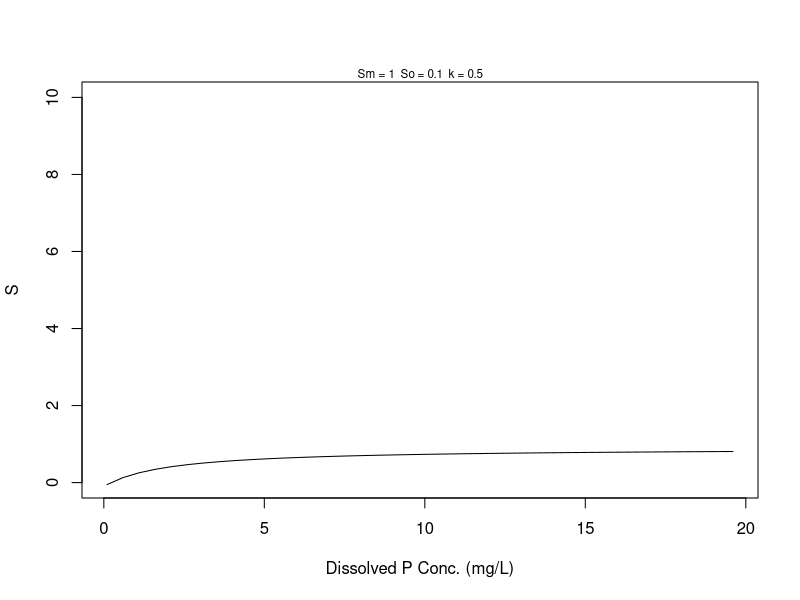

This figure's R source:
## ---- chunk 1
knitr::opts_chunk$set(echo = TRUE)
## ---- chunk 2
#########################################################
# FUNCTION: Langmuir
# half saturation equation for sediment P concentration
# as a function of dissolved P concentration determined 
# during sorption isotherm experiments with soil cores.
# INPUT: C - (mg L^-1) concentration of dissolve P in soil porewater
#        k - (L mg^-1) adsorption energy coefficient
#        Sm - (mg kg^-1) maximum soil p concentration 
#        So - (mg kg^-1) minimum soil p concentration 
# OUTPUT: S - vector
#-------------------------------------------------------
Langmuir <- function(C=0.1:100,k=0.5,Sm=1,So=0.1){
  S <- (Sm*k*C)/(1+k*C) - So
return(S)
}
head(Langmuir())

###################################################
# FUNCTION: LangmuirPlot
# half saturation equation for sediment P concentration
# as a function of dissolved P concentration determined 
# during sorption isotherm experiments with soil cores.
# INPUT: C - (mg L^-1) concentration of dissolve P in soil porewater
#        k - (L mg^-1) adsorption energy coefficient
#        Sm - (mg kg^-1) maximum soil p concentration 
#        So - (mg kg^-1) minimum soil p concentration 
# OUTPUT: ggplot of langmuir equation
#-------------------------------------------------
LangmuirPlot <- function(C=seq(0.1,20,0.5),k=0.5,Sm=1,So=0.1){
  plot(x=C,y=Langmuir(C,k,Sm,So),type="l",xlab="Dissolved P Conc. (mg/L)",ylab="S",ylim=c(0,10))
  mtext(paste("Sm =", Sm," So =",So," k =",k),cex=0.7) 
  return()
}
LangmuirPlot()

##############################################
# FUNCTION: SA_output
# Summary stats for spieces-area power function
# INPUT: vector of predicted species richness
# OUTPUT: list of max-min, coefficient of variation
#--------------------------------------------------
SA_output <- function(S=runif(1:10)){
  sumStats <- list(SGain=max(S)-min(S), SCV=sd(S)/mean(S))
  return(sumStats)
}
SA_output()

## ---- chunk 3

